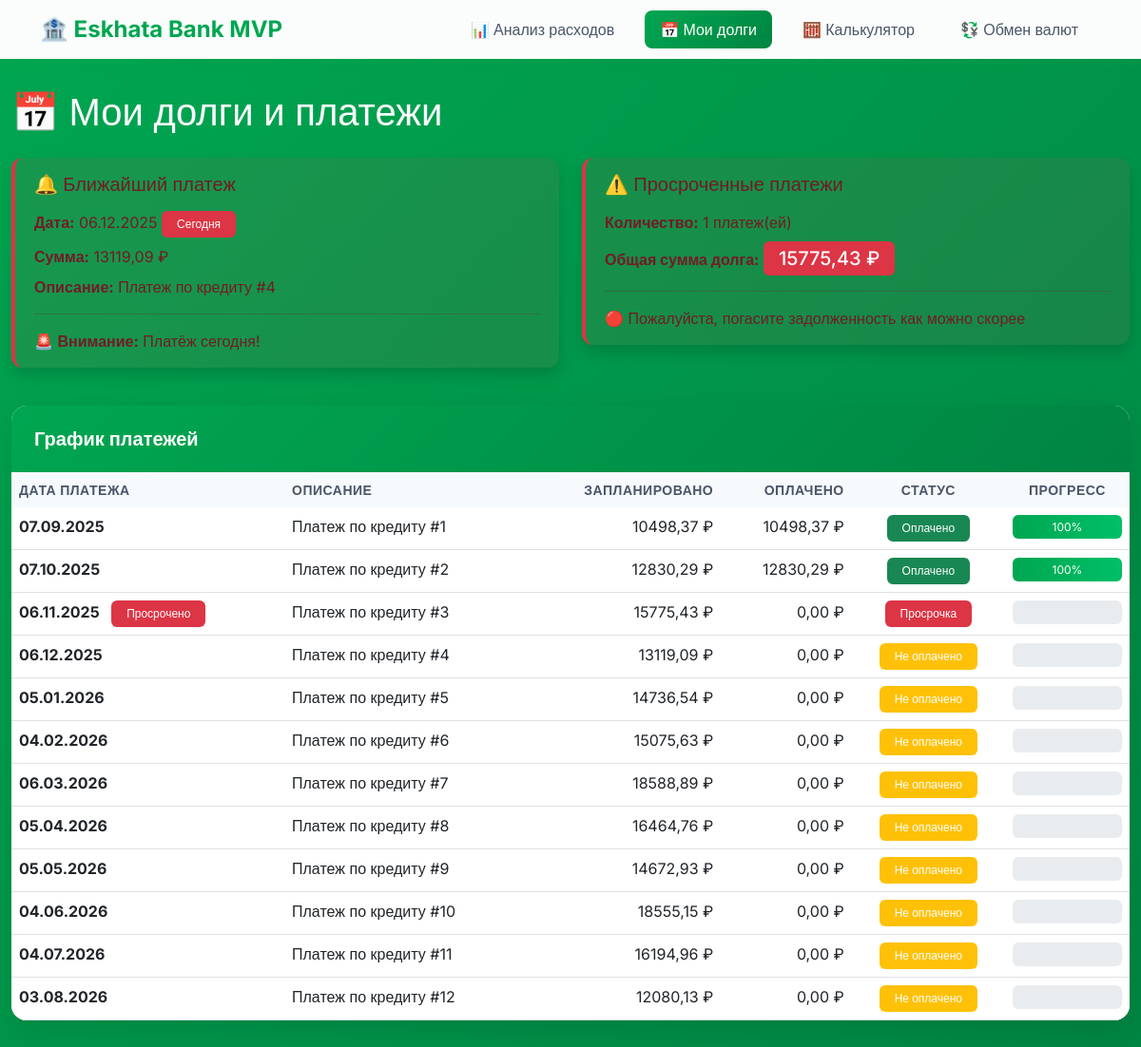
The page /payments/ on the database its author committed.
### finance/models.py (models this page shows, shortened)
class PaymentSchedule(models.Model):
    due_date = models.DateField('Дата платежа')
    planned_amount = models.DecimalField('Запланированная сумма', max_digits=10, decimal_places=2)
    description = models.CharField('Описание платежа', max_length=200, default='Платеж по кредиту')
    is_paid = models.BooleanField('Оплачено', default=False)
    paid_amount = models.DecimalField('Оплаченная сумма', max_digits=10, decimal_places=2, default=0)
    paid_date = models.DateField('Дата оплаты', null=True, blank=True)
    class Meta:
        verbose_name = 'Платеж'
        verbose_name_plural = 'График платежей'
        ordering = ['due_date']
    @property
    def is_overdue(self):
        from datetime import date
        today = date.today()
        return today > self.due_date and self.paid_amount < self.planned_amount
    @property
    def debt_amount(self):
        return max(0, self.planned_amount - self.paid_amount)

### finance/views.py (the view)
# urls.py: path('payments/', views.PaymentsView.as_view(), name='payments'),
class PaymentsView(TemplateView):
    template_name = 'payments.html'
    def get_context_data(self, **kwargs):
        context = super().get_context_data(**kwargs)
        upcoming = services.get_upcoming_payment()
        context['upcoming'] = upcoming
        overdue = services.get_overdue_payments()
        context['overdue'] = overdue
        context['all_payments'] = PaymentSchedule.objects.all()
        return context

### finance/services.py (called while the page is built)
def get_overdue_payments():
    today = date.today()
    overdue = PaymentSchedule.objects.filter(
        due_date__lt=today
    ).exclude(
        is_paid=True,
        paid_amount__gte=models.F('planned_amount')
    )
    total_debt = Decimal('0')
    overdue_list = []
    for payment in overdue:
        debt = payment.debt_amount
        total_debt += debt
        overdue_list.append({
            'payment': payment,
            'debt': debt,
        })
    return {
        'total_debt': total_debt,
        'overdue_payments': overdue_list,
        'count': len(overdue_list),
    }

### finance/templates/payments.html (shortened to what this page needs)
{% extends 'base.html' %}
{% block content %}
<div class="row">
    <div class="col-12">
        <h1 class="text-white mb-4">📅 Мои долги и платежи</h1>
    </div>
</div>
<div class="row">
    <div class="col-lg-6 mb-4">
        {% if upcoming %}
        <div class="alert alert-{{ upcoming.alert_level }} shadow">
            {% else %}
            <div class="alert alert-secondary shadow">
                {% endif %}
                <h5 class="alert-heading mb-3">
                    {% if upcoming %}
                    🔔 Ближайший платеж
                    {% else %}
                    ✅ Нет предстоящих платежей
                    {% endif %}
                </h5>
                {% if upcoming %}
                <p class="mb-2"><strong>Дата:</strong> {{ upcoming.payment.due_date|date:"d.m.Y" }}
                    <span class="badge bg-{{ upcoming.alert_level }}">{{ upcoming.alert_message }}</span>
                </p>
                <p class="mb-2"><strong>Сумма:</strong> {{ upcoming.payment.planned_amount|floatformat:2 }} ₽</p>
                <p class="mb-0"><strong>Описание:</strong> {{ upcoming.payment.description }}</p>
                {% if upcoming.days_until == 1 %}
                <hr>
                <p class="mb-0">⚠️ <strong>Напоминание:</strong> Завтра необходимо произвести платёж!</p>
                {% elif upcoming.days_until == 0 %}
                <hr>
                <p class="mb-0">🚨 <strong>Внимание:</strong> Платёж сегодня!</p>
                {% endif %}
                {% else %}
                <p class="mb-0">У вас нет предстоящих платежей</p>
                {% endif %}
            </div>
        </div>
        <div class="col-lg-6 mb-4">
            {% if overdue.count > 0 %}
            <div class="alert alert-danger shadow">
                {% else %}
                <div class="alert alert-success shadow">
                    {% endif %}
                    <h5 class="alert-heading mb-3">
                        {% if overdue.count > 0 %}
                        ⚠️ Просроченные платежи
                        {% else %}
                        ✅ Просрочек нет
                        {% endif %}
                    </h5>
                    {% if overdue.count > 0 %}
                    <p class="mb-2"><strong>Количество:</strong> {{ overdue.count }} платеж(ей)</p>
                    <p class="mb-0"><strong>Общая сумма долга:</strong>
                        <span class="badge bg-danger fs-5">{{ overdue.total_debt|floatformat:2 }} ₽</span>
                    </p>
                    <hr>
                    <p class="mb-0">🔴 Пожалуйста, погасите задолженность как можно скорее</p>
                    {% else %}
                    <p class="mb-0">Все платежи выполнены вовремя! 🎉</p>
                    {% endif %}
                </div>
            </div>
        </div>
        <div class="row">
            <div class="col-12">
                <div class="card">
                    <div class="card-header">
                        График платежей
                    </div>
                    <div class="card-body p-0">
                        <div class="table-responsive">
                            <table class="table table-hover mb-0">
                                <thead>
                                    <tr>
                                        <th>Дата платежа</th>
                                        <th>Описание</th>
                                        <th class="text-end">Запланировано</th>
                                        <th class="text-end">Оплачено</th>
                                        <th class="text-center">Статус</th>
                                        <th class="text-center">Прогресс</th>
                                    </tr>
                                </thead>
                                <tbody>
                                    {% for payment in all_payments %}
                                    <tr>
                                        <td>
                                            <strong>{{ payment.due_date|date:"d.m.Y" }}</strong>
                                            {% if payment.is_overdue %}
                                            <span class="badge bg-danger ms-2">Просрочено</span>
                                            {% endif %}
                                        </td>
                                        <td>{{ payment.description }}</td>
                                        <td class="text-end">{{ payment.planned_amount|floatformat:2 }} ₽</td>
                                        <td class="text-end">{{ payment.paid_amount|floatformat:2 }} ₽</td>
                                        <td class="text-center">
                                            {% if payment.is_paid %}
                                            <span class="badge bg-success">Оплачено</span>
                                            {% elif payment.is_overdue %}
                                            <span class="badge bg-danger">Просрочка</span>
                                            {% else %}
                                            <span class="badge bg-warning">Не оплачено</span>
                                            {% endif %}
                                        </td>
                                        <td>
                                            {% widthratio payment.paid_amount payment.planned_amount 100 as percent %}
                                            <div class="progress" style="height: 25px;">
                                                {% if payment.is_paid %}
                                                <div class="progress-bar bg-success" role="progressbar"
                                                    style="width: {{ percent }}%;">
                                                    {% elif payment.is_overdue %}
                                                    <div class="progress-bar bg-danger" role="progressbar"
                                                        style="width: {{ percent }}%;">
                                                        {% else %}
                                                        <div class="progress-bar bg-warning" role="progressbar"
                                                            style="width: {{ percent }}%;">
                                                            {% endif %}
                                                            {{ percent }}%
                                                        </div>
                                                    </div>
                                        </td>
                                    </tr>
                                    {% empty %}
                                    <tr>
                                        <td colspan="6" class="text-center text-muted py-4">
                                            График платежей пуст
                                        </td>
                                    </tr>
                                    {% endfor %}
                                </tbody>
                            </table>
                        </div>
                    </div>
                </div>
            </div>
        </div>
        {% endblock %}

### finance/templates/base.html (shortened to what this page needs)
<!DOCTYPE html>
<html lang="ru">
<head>
    <link href="https://cdn.jsdelivr.net/npm/bootstrap@5.3.0/dist/css/bootstrap.min.css" rel="stylesheet">
</head>
<body>
    <nav class="navbar navbar-expand-lg navbar-light sticky-top">
        <div class="container">
            <a class="navbar-brand" href="/">🏦 Eskhata Bank MVP</a>
            <div class="collapse navbar-collapse" id="navbarNav">
                <ul class="navbar-nav ms-auto">
                    <li class="nav-item">
                        <a class="nav-link {% if request.resolver_match.url_name == 'expenses' %}active{% endif %}"
                            href="{% url 'finance:expenses' %}">
                            📊 Анализ расходов
                        </a>
                    </li>
                    <li class="nav-item">
                        <a class="nav-link {% if request.resolver_match.url_name == 'payments' %}active{% endif %}"
                            href="{% url 'finance:payments' %}">
                            📅 Мои долги
                        </a>
                    </li>
                    <li class="nav-item">
                        <a class="nav-link {% if request.resolver_match.url_name == 'calculator' %}active{% endif %}"
                            href="{% url 'finance:calculator' %}">
                            🧮 Калькулятор
                        </a>
                    </li>
                    <li class="nav-item">
                        <a class="nav-link {% if request.resolver_match.url_name == 'currency' %}active{% endif %}"
                            href="{% url 'finance:currency' %}">
                            💱 Обмен валют
                        </a>
                    </li>
                </ul>
            </div>
        </div>
    </nav>
    <div class="container container-main">
        {% block content %}{% endblock %}
    </div>
</body>
</html>

### finance/templates/base.html (style rules this page uses)
* { font-family: 'Inter', sans-serif; }
body { background: linear-gradient(135deg, #00a651 0%, #008542 100%); min-height: 100vh; padding-bottom: 2rem; }
.navbar { background: rgba(255, 255, 255, 0.98) !important; backdrop-filter: blur(10px); box-shadow: 0 4px 12px rgba(0, 166, 81, 0.15); }
.navbar-brand { font-weight: 700; font-size: 1.5rem; color: #00a651 !important; }
.nav-link { font-weight: 500; color: #4a5568 !important; transition: all 0.3s ease; margin: 0 0.5rem; padding: 0.5rem 1rem !important; border-radius: 8px; }
.nav-link.active { background: linear-gradient(135deg, #00a651 0%, #008542 100%); color: white !important; }
.container-main { max-width: 1200px; margin-top: 2rem; }
.card { border: none; border-radius: 16px; box-shadow: 0 10px 30px rgba(0, 0, 0, 0.1); overflow: hidden; background: white; transition: transform 0.3s ease, box-shadow 0.3s ease; }
.card-header { background: linear-gradient(135deg, #00a651 0%, #008542 100%); color: white; font-weight: 600; font-size: 1.25rem; padding: 1.25rem 1.5rem; border: none; }
.alert { border-radius: 12px; border: none; padding: 1rem 1.25rem; }
.alert-danger { background-color: rgba(220, 53, 69, 0.1); color: #721c24; border-left: 4px solid #dc3545; }
.table { border-radius: 8px; overflow: hidden; }
.table thead th { background: #f7fafc; border: none; font-weight: 600; color: #4a5568; text-transform: uppercase; font-size: 0.875rem; letter-spacing: 0.5px; }
.table tbody tr { transition: background 0.2s ease; }
.badge { padding: 0.5rem 1rem; border-radius: 6px; font-weight: 500; }
.progress-bar.bg-success { background: linear-gradient(90deg, #00a651 0%, #00c068 100%) !important; }

### rows shown on the page
PaymentSchedule: payment.due_date "06.12.2025", payment.planned_amount "13119,09", payment.description "Платеж по кредиту #4", due_date "06.12.2025", description "Платеж по кредиту #4", planned_amount "13119,09", paid_amount "0,00", is_paid "Не оплачено"
PaymentSchedule: due_date "07.09.2025", description "Платеж по кредиту #1", planned_amount "10498,37", paid_amount "10498,37", is_paid "Оплачено", percent "100"
PaymentSchedule: due_date "07.10.2025", description "Платеж по кредиту #2", planned_amount "12830,29", paid_amount "12830,29", is_paid "Оплачено", percent "100"
PaymentSchedule: due_date "06.11.2025", shows "Просрочено", description "Платеж по кредиту #3", planned_amount "15775,43", paid_amount "0,00", is_paid "Просрочка"
PaymentSchedule: due_date "05.01.2026", description "Платеж по кредиту #5", planned_amount "14736,54", paid_amount "0,00", is_paid "Не оплачено"
PaymentSchedule: due_date "04.02.2026", description "Платеж по кредиту #6", planned_amount "15075,63", paid_amount "0,00", is_paid "Не оплачено"
PaymentSchedule: due_date "06.03.2026", description "Платеж по кредиту #7", planned_amount "18588,89", paid_amount "0,00", is_paid "Не оплачено"
PaymentSchedule: due_date "05.04.2026", description "Платеж по кредиту #8", planned_amount "16464,76", paid_amount "0,00", is_paid "Не оплачено"
PaymentSchedule: due_date "05.05.2026", description "Платеж по кредиту #9", planned_amount "14672,93", paid_amount "0,00", is_paid "Не оплачено"
PaymentSchedule: due_date "04.06.2026", description "Платеж по кредиту #10", planned_amount "18555,15", paid_amount "0,00", is_paid "Не оплачено"
PaymentSchedule: due_date "04.07.2026", description "Платеж по кредиту #11", planned_amount "16194,96", paid_amount "0,00", is_paid "Не оплачено"
PaymentSchedule: due_date "03.08.2026", description "Платеж по кредиту #12", planned_amount "12080,13", paid_amount "0,00", is_paid "Не оплачено"

### other values the page prints
{{ upcoming.alert_message }} "Сегодня"
{{ overdue.count }} "1"
{{ overdue.total_debt|floatformat:2 }} "15775,43"
